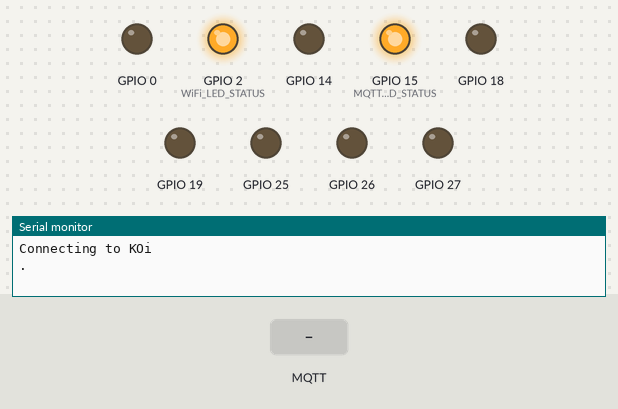
Simulated run of this sketch. Board: ESP32. Shown: output pins drawn as LEDs (lit = HIGH), the last lines printed to the serial monitor. Inputs (shaded band) come from the test bench. WiFi joins after 1.5 s; servers stay silent unless stated; EEPROM starts erased; no MQTT or app messages arrive unless stated.

Above: at 0.4 s.
At 2.1 s:
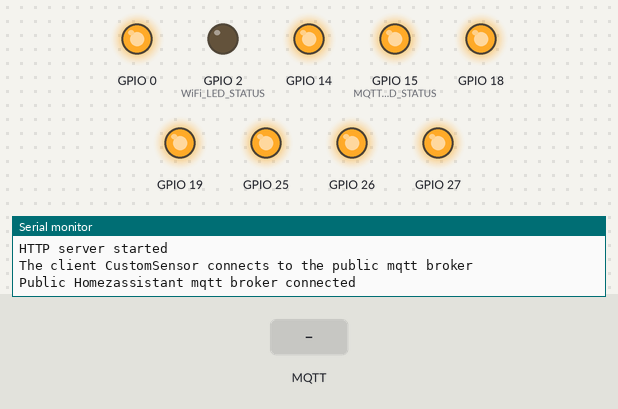
At 3.2 s:
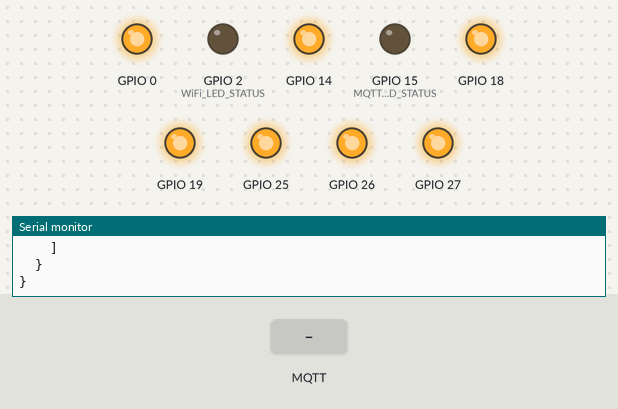
3.3 s: MQTT message "online" arrives on the first subscribed topic
4.8 s: MQTT message "online" arrives on the second subscribed topic
6.3 s: MQTT message "control/relays" arrives on the second subscribed topic
Timing chart, 0 to 9.3 s (numbered marks = the images above; inputs shaded):
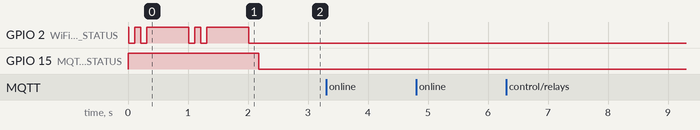

The sketch:

ESP32-A_with_OTA_Version2.ino
```cpp
/**
    ESP32-A With OTA version 2
    date time : Tue 30 May 2023
**/
#include <WiFi.h>
#include <AsyncTCP.h>
#include <ESPAsyncWebServer.h>
#include <AsyncElegantOTA.h>
#include <OneWire.h>
#include <DallasTemperature.h>
#include <PubSubClient.h>
#include <Wire.h>
#include <DHT.h> //https://www.arduinolibraries.info/libraries/dht-sensor-library
#include <LiquidCrystal_I2C.h>
#include <ArduinoJson.h>
#include "DFRobot_ESP_EC.h"   //https://github.com/GreenPonik/DFRobot_ESP_EC_BY_GREENPONIK.git
#include "DFRobot_ESP_PH.h"
#include "Adafruit_ADS1015.h" //https://github.com/GreenPonik/Adafruit_ADS1X15.git
#include "EEPROM.h"

#define WiFi_LED_STATUS 2
#define MQTT_LED_STATUS 15
#define ONE_WIRE_BUS 23                                /* <-- ESP32 pin GIOP05 connected to DS18B20 Temperature sensor */
#define PH_PIN 35                                      /* <-- ESP32 pin GIOP34 connected to pH sensor */
#define DHT_SENSOR_PIN  4                              /* <-- ESP32 pin GIOP33 connected to DHT22 sensor */
#define DHT_SENSOR_TYPE DHT22

const char* ssid = "KOi";
const char* password = "13062544";
const char *mqtt_broker = "192.168.0.28";
const char *mqtt_username = "mqtt_user";
const char *mqtt_password = "myfarm";
const int mqtt_port = 1883;

WiFiClient espClient_A;
PubSubClient client(espClient_A);
OneWire oneWire(ONE_WIRE_BUS);
DallasTemperature sensors(&oneWire);                  /* <-- Pass our oneWire reference to Dallas DS18B20 Temperature sensor */
DHT dht_sensor(DHT_SENSOR_PIN, DHT_SENSOR_TYPE);
DFRobot_ESP_PH ph;
DFRobot_ESP_EC ec;                                    /* <-- Pass our oneWire reference to EC SENSORS sensor */
Adafruit_ADS1115 ads;                                 /* <-- ADS1115 */
AsyncWebServer server(80);

/* Variable used for MQTT Discovery */
bool g_InitSystem = true;
const char* g_deviceModel = "ESP32Device";                    // Hardware Model
const char* g_swVersion = "2.0";                              // Firmware Version
const char* g_manufacturer = "Vigasan";                       // Manufacturer Name
String g_deviceName = "CustomSensor";                         // Device Name
String g_mqttStatusTopic = "esp32iotsensor/" + g_deviceName;  // MQTT Topic
String g_UniqueId;
bool g_SendMqttData = false;
int g_mqttCounterConn = 0;


unsigned long previousMillis = 0;
const unsigned long interval = 15000; // 60 seconds interval

// Relays
int relayPins[2][8]
{
  {14, 26, 27, 25},                               // 4 Chan Relay Board0: [0]= RELAY CH1, [1]= RELAY CH2 [2]= RELAY CH3 [3]= RELAY CH4
  {18, 19}                                        // 2 Chan Relay Board1: [0]= RELAY CH1, [1]= RELAY CH2
};

struct SensorDataConfig {
  bool enableDHT22;
  bool enableDS18B20;
  bool enableECSensor;
  bool enablePHSensor;

  // Sensor values
  float dht22Temperature;
  float dht22Humidity;
  float ds18b20Temperature;
  float ecSensorValue;
  float pHSensorValue;

  // Sensor status
  bool dht22Status;
  bool ds18b20Status;
  bool ecSensorStatus;
  bool pHSensorStatus;

};
SensorDataConfig sensorData;

#define ESPADC 4096.0   //the esp Analog Digital Convertion value
#define ESPVOLTAGE 3300 //the esp voltage supply value
float ecVoltage, ecValue, phVoltage, phValue, temperature = 25;
/**
  Read Serial to launch PH or EC listener
*/
unsigned long last[] = {0, 0, 0, 0, 0, 0, 0, 0, 0, 0};
bool calibrationIsRunning = false;

int i = 0;
bool readSerial(char result[])
{
  while (Serial.available() > 0)
  {
    char inChar = Serial.read();
    if (inChar == '\n')
    {
      result[i] = '\0';
      Serial.flush();
      i = 0;
      return true;
    }
    if (inChar != '\r')
    {
      result[i] = inChar;
      i++;
    }
    delay(1);
  }
  return false;
}


void blinkLED(int pin) {
  int ledSequence[] = {0, 1, 0, 1, 1, 1, 1, 1, 1, 1};
  const int LED_SEQUENCE_LENGTH = sizeof(ledSequence) / sizeof(ledSequence[0]);
  int timedelay = 100;  // Define the delay between blinks in milliseconds

  for (int i = 0; i < LED_SEQUENCE_LENGTH; i++) {
    digitalWrite(pin, ledSequence[i]);
    delay(timedelay);
  }
}

void connectToWiFi() {
  byte mac[6];
  delay(10);
  // We start by connecting to a WiFi network
  Serial.println();
  Serial.print("Connecting to ");
  Serial.println(ssid);
  WiFi.mode(WIFI_STA);
  WiFi.begin(ssid, password);
  while (WiFi.status() != WL_CONNECTED) {
    Serial.print(".");
    blinkLED(WiFi_LED_STATUS);
  }

  digitalWrite(WiFi_LED_STATUS, LOW);

  WiFi.macAddress(mac);
  g_UniqueId = String(mac[0], HEX) + String(mac[1], HEX) + String(mac[2], HEX) + String(mac[3], HEX) + String(mac[4], HEX) + String(mac[5], HEX);
  Serial.println(" ");
  Serial.print("Unique ID: ");
  Serial.println(g_UniqueId);
  Serial.println("");
  Serial.println("WiFi connected");
  Serial.println("IP address: ");
  Serial.println(WiFi.localIP());

  server.on("/", HTTP_GET, [](AsyncWebServerRequest * request) {
    request->send(200, "text/plain", "Hi! I am ESP32-B");
  });

  AsyncElegantOTA.begin(&server);    // Start ElegantOTA
  server.begin();
  Serial.println("HTTP server started");
}

void connectToMQTTBroker() {
  byte mqttFailCount = 0;
  byte tooManyFailures = 10;
  // Loop until we're reconnected
  while (!client.connected()) {
    if (mqttFailCount <= tooManyFailures) {
      String client_id = "esp32-B-client-";
      client_id += String(WiFi.macAddress());
      Serial.printf("The client %s connects to the public mqtt broker\n", g_deviceName.c_str());
      if (client.connect(client_id.c_str(), mqtt_username, mqtt_password)) {
        Serial.println("Public Homezassistant mqtt broker connected");
        // Subscribe
        client.subscribe("homeassistant/status");
        client.subscribe("control/relays");

        delay(100);
        /* After connect to MQTT Brocker */
        digitalWrite(MQTT_LED_STATUS, LOW);

      } else {
        blinkLED(MQTT_LED_STATUS);
        mqttFailCount ++;
        Serial.print("Failed. Count = ");
        Serial.println(mqttFailCount);
        Serial.println("...trying again in 5 seconds");
        // Wait 5 seconds before retrying
        delay(5000);
      }
    }
  }
}

void triggerRelay(int boardNumber, int relayNumber, int relayTrigger)
{
  char buff[50];
  char relayfeedback[10];
  sprintf(buff, "Triggering board#:%d, relay#:%d, state: %d", boardNumber, relayNumber, relayTrigger);
  sprintf(relayfeedback, "%d:%d:%d", boardNumber, relayNumber, relayTrigger);
  Serial.println(buff);
  if (relayTrigger == 1)
  {
    digitalWrite(relayPins[boardNumber][relayNumber], LOW); // Turn relay ON
    client.publish("feedback/relays", relayfeedback);

    Serial.println(relayPins[boardNumber][relayNumber]);
  }
  else if (relayTrigger == 0)
  {
    digitalWrite(relayPins[boardNumber][relayNumber], HIGH); // Turn relay OFF
    client.publish("feedback/relays", relayfeedback);

    Serial.println(relayPins[boardNumber][relayNumber]);
  }
}

void MqttReceiverCallback(char* topic, byte * payload, unsigned int length) {
  Serial.print("Message arrived on topic: ");
  Serial.print(topic);
  Serial.print(". Message: ");
  char payloadStr[length + 1];              // Create a char array that's 1 byte longer than the incoming payload to copy it to and make room for the null terminator so it can be treated as string.
  memcpy(payloadStr, payload, length);
  payloadStr[length + 1] = '\0';


  if (String(topic) == String("homeassistant/status"))
  {
    if (payloadStr == "online")
      MqttHomeAssistantDiscovery();
  }

  /***************** CALLBACK: 4-Channel Relay Board (In Control Box) *****************/

  if (String(topic) == "control/relays") // Incoming message format will be <BOARD#>:<RELAY#>:<STATE>. STATE is "1" for on, "0" for off. Example payload: "1:1:0" = on board 1, turn relay 1 ON.
  {
    //    Serial.print("<Relay:");               // Print this command to the Mega since it handles the relays.
    Serial.println(payloadStr);
    //    Serial.println('>');
  }

  int boardNumber;
  int relayNumber;
  int relayPower;
  char* strtokIndx;
  char buff[20];
  char delimiter[] = ":";

  strtokIndx = strtok(payloadStr, delimiter);
  if (strtokIndx != NULL) {
    boardNumber = atoi(strtokIndx);
    strtokIndx = strtok(NULL, delimiter);
    relayNumber = atoi(strtokIndx);
    strtokIndx = strtok(NULL, delimiter);
    relayPower = atoi(strtokIndx);
  }

  triggerRelay(boardNumber, relayNumber, relayPower);

  sprintf(buff, "<Relay FB:%d:%d:%d>", boardNumber, relayNumber, relayPower);
  Serial.println(buff);
}


void MqttHomeAssistantDiscovery() {

  String discoveryTopic;
  String payload;
  String strPayload;

  if (client.connected()) {

    Serial.println("SEND HOME ASSISTANT DISCOVERY!!!");
    StaticJsonDocument<600> payload;
    JsonObject device;
    JsonArray identifiers;

    /*********************************************************************************************

       Air Temperature [DHT22 SENSOR]

    *********************************************************************************************/
    discoveryTopic = "homeassistant/sensor/esp32iotsensor/" + g_deviceName + "_airtemp" + "/config";

    payload["name"] = g_deviceName + ".airtemp";
    payload["uniq_id"] = g_UniqueId + "_airtemp";
    payload["stat_t"] = g_mqttStatusTopic;
    payload["dev_cla"] = "airtemperature";
    payload["val_tpl"] = "{{ value_json.airtemp | is_defined }}";
    payload["unit_of_meas"] = "°C";
    device = payload.createNestedObject("device");
    device["name"] = g_deviceName;
    device["model"] = g_deviceModel;
    device["sw_version"] = g_swVersion;
    device["manufacturer"] = g_manufacturer;
    identifiers = device.createNestedArray("identifiers");
    identifiers.add(g_UniqueId);

    serializeJsonPretty(payload, Serial);
    Serial.println(" ");
    serializeJson(payload, strPayload);

    client.publish(discoveryTopic.c_str(), strPayload.c_str());

    /*********************************************************************************************

       Air Humidity [DHT22 SENSOR]

     *********************************************************************************************/
    payload.clear();
    device.clear();
    identifiers.clear();
    strPayload.clear();

    discoveryTopic = "homeassistant/sensor/esp32iotsensor/" + g_deviceName + "_airhum" + "/config";

    payload["name"] = g_deviceName + ".airhum";
    payload["uniq_id"] = g_UniqueId + "_airhum";
    payload["stat_t"] = g_mqttStatusTopic;
    payload["dev_cla"] = "airhumidity";
    payload["val_tpl"] = "{{ value_json.airhum | is_defined }}";
    payload["unit_of_meas"] = "%";
    device = payload.createNestedObject("device");
    device["name"] = g_deviceName;
    device["model"] = g_deviceModel;
    device["sw_version"] = g_swVersion;
    device["manufacturer"] = g_manufacturer;
    identifiers = device.createNestedArray("identifiers");
    identifiers.add(g_UniqueId);

    serializeJsonPretty(payload, Serial);
    Serial.println(" ");
    serializeJson(payload, strPayload);

    client.publish(discoveryTopic.c_str(), strPayload.c_str());

    /*********************************************************************************************

       Water Temperature

     *********************************************************************************************/
    payload.clear();
    device.clear();
    identifiers.clear();
    strPayload.clear();

    discoveryTopic = "homeassistant/sensor/esp32iotsensor/" + g_deviceName + "_watertemp" + "/config";

    payload["name"] = g_deviceName + ".watertemp";
    payload["uniq_id"] = g_UniqueId + "_watertemp";
    payload["stat_t"] = g_mqttStatusTopic;
    payload["dev_cla"] = "watertemperature";
    payload["val_tpl"] = "{{ value_json.watertemp | is_defined }}";
    payload["unit_of_meas"] = "°C";
    device = payload.createNestedObject("device");
    device["name"] = g_deviceName;
    device["model"] = g_deviceModel;
    device["sw_version"] = g_swVersion;
    device["manufacturer"] = g_manufacturer;
    identifiers = device.createNestedArray("identifiers");
    identifiers.add(g_UniqueId);

    serializeJsonPretty(payload, Serial);
    Serial.println(" ");
    serializeJson(payload, strPayload);

    client.publish(discoveryTopic.c_str(), strPayload.c_str());

    /*********************************************************************************************

       pH SENSOR

     *********************************************************************************************/
    payload.clear();
    device.clear();
    identifiers.clear();
    strPayload.clear();

    discoveryTopic = "homeassistant/sensor/esp32iotsensor/" + g_deviceName + "_waterph" + "/config";

    payload["name"] = g_deviceName + ".waterph";
    payload["uniq_id"] = g_UniqueId + "_waterph";
    payload["stat_t"] = g_mqttStatusTopic;
    payload["dev_cla"] = "phsonsor";
    payload["val_tpl"] = "{{ value_json.waterph | is_defined }}";
    device = payload.createNestedObject("device");
    device["name"] = g_deviceName;
    device["model"] = g_deviceModel;
    device["sw_version"] = g_swVersion;
    device["manufacturer"] = g_manufacturer;
    identifiers = device.createNestedArray("identifiers");
    identifiers.add(g_UniqueId);

    serializeJsonPretty(payload, Serial);
    Serial.println(" ");
    serializeJson(payload, strPayload);

    client.publish(discoveryTopic.c_str(), strPayload.c_str());

    /*********************************************************************************************

           EC SENSOR

     *********************************************************************************************/
    payload.clear();
    device.clear();
    identifiers.clear();
    strPayload.clear();

    discoveryTopic = "homeassistant/sensor/esp32iotsensor/" + g_deviceName + "_waterec" + "/config";

    payload["name"] = g_deviceName + ".waterec";
    payload["uniq_id"] = g_UniqueId + "_waterec";
    payload["stat_t"] = g_mqttStatusTopic;
    payload["dev_cla"] = "ecsonsor";
    payload["val_tpl"] = "{{ value_json.waterec | is_defined }}";
    device = payload.createNestedObject("device");
    device["name"] = g_deviceName;
    device["model"] = g_deviceModel;
    device["sw_version"] = g_swVersion;
    device["manufacturer"] = g_manufacturer;
    identifiers = device.createNestedArray("identifiers");
    identifiers.add(g_UniqueId);

    serializeJsonPretty(payload, Serial);
    Serial.println(" ");
    serializeJson(payload, strPayload);

    client.publish(discoveryTopic.c_str(), strPayload.c_str());


  }
}

void getWaterTemperature() {

  sensors.requestTemperatures();
  float waterTempCelsius = sensors.getTempCByIndex(0);
  float waterTempFahrenheit = sensors.toFahrenheit(waterTempCelsius);

  if (waterTempCelsius == -127) {
    Serial.println("Error reading water temperature");
    sensorData.ds18b20Temperature = 0;
    sensorData.ds18b20Status = false;

  } else {
    Serial.print("Water temperature: ");
    Serial.print(waterTempCelsius);
    Serial.println(" C");
    sensorData.ds18b20Temperature = waterTempCelsius;
    sensorData.ds18b20Status = true;
  }
}

void getAirTempAndHumi() {

  float tempC = dht_sensor.readTemperature();
  float humi = dht_sensor.readHumidity();

  if (isnan(tempC) || isnan(humi)) {
    Serial.println("Error reading air temperature and humidity");
    sensorData.dht22Temperature = 0;
    sensorData.dht22Humidity = 0;
    sensorData.dht22Status = false;
  } else {
    Serial.print("Air temperature: ");
    Serial.print(tempC);
    Serial.println(" C");
    Serial.print("Air humidity: ");
    Serial.print(humi);
    Serial.println(" %");

    sensorData.dht22Temperature = tempC;
    sensorData.dht22Humidity = humi;
    sensorData.dht22Status = true;
  }
}

void getpH() {

  //phVoltage = rawPinValue / esp32ADC * esp32Vin
  phVoltage = ((analogRead(PH_PIN) / ESPADC * ESPVOLTAGE) / 2528.9795) * 1500; // read the voltage

  temperature = sensorData.ds18b20Temperature;  // read your temperature sensor to execute temperature compensation

  phValue = ph.readPH(phVoltage, temperature) + 2.95; // convert voltage to pH with temperature compensation

  if (phValue < 0 || phValue > 14) {
    Serial.println("Error reading pH value");
    sensorData.pHSensorValue = 0;
    sensorData.pHSensorStatus = false;
  } else {
    Serial.print("pH: ");
    Serial.print(phValue);
    Serial.println(" pH");

    sensorData.pHSensorValue = phValue;
    sensorData.pHSensorStatus = true;
  }
}

void getEC() {

  temperature = sensorData.ds18b20Temperature;  // read your temperature sensor to execute temperature compensation

  ecVoltage = ads.readADC_SingleEnded(0) / 10;
  ecValue = ec.readEC(ecVoltage, temperature); // convert voltage to EC with temperature compensation

  if (ecValue < 0 || ecValue > 14) {

    sensorData.ecSensorValue = 0;
    sensorData.ecSensorStatus = false;

    Serial.print("EC: ");
    Serial.print("0");
    Serial.println(" ms/cm");
  } else {
    sensorData.ecSensorValue = ecValue;
    sensorData.ecSensorStatus = true;

    Serial.print("EC: ");
    Serial.print(ecValue, 4);
    Serial.println(" ms/cm");
  }
}

void setup() {
  // Initialize Serial communication
  Serial.begin(115200);  // Set the baud rate to match your Serial Monitor


  // Configure LED pins as outputs
  pinMode(WiFi_LED_STATUS, OUTPUT);
  pinMode(MQTT_LED_STATUS, OUTPUT);
  digitalWrite(WiFi_LED_STATUS, HIGH);
  digitalWrite(MQTT_LED_STATUS, HIGH);

  connectToWiFi();

  client.setServer(mqtt_broker, mqtt_port);
  client.setCallback(MqttReceiverCallback);

  for (int i = 0; i < 2; i++) {
    for (int j = 0; j < sizeof(relayPins[i]) / sizeof(relayPins[i][0]); j++) {
      pinMode(relayPins[i][j], OUTPUT);
      digitalWrite(relayPins[i][j], HIGH);
    }
  }

  EEPROM.begin(32);//needed EEPROM.begin to store calibration k in eeprom
  ec.begin();
  ph.begin();

  ads.setGain(GAIN_ONE);
  ads.begin();

  sensors.begin();
  dht_sensor.begin();

  // Set the enable flags for the sensors based on your requirements
  sensorData.enableDHT22 = true;
  sensorData.enableDS18B20 = true;
  sensorData.enableECSensor = true;
  sensorData.enablePHSensor = true;

}

void loop() {
  // Check if the interval has passed
  static unsigned long timepoint = millis();
  static const unsigned long interval = 60000U; // 60 seconds

  if (!client.connected()) {
    connectToMQTTBroker();
  }
  client.loop();

  if (g_InitSystem) {
    delay(100);
    g_InitSystem = false;
    Serial.println("INIT SYSTEM...");
    MqttHomeAssistantDiscovery(); // Send Discovery Data
  }

  unsigned long currentTime = millis();

  if (currentTime - timepoint > interval) {
    if (sensorData.enableDHT22) {
      getAirTempAndHumi();
    }

    if (sensorData.enableDS18B20) {
      getWaterTemperature();
    }

    if (sensorData.enablePHSensor) {
      getpH();
    }

    if (sensorData.enableECSensor) {
      getEC();
    }

    // Perform any additional operations with the sensor data

    StaticJsonDocument<200> payload;
    payload["airTemp_status"] = sensorData.dht22Status;
    payload["airtemp"] = sensorData.dht22Temperature;
    payload["airHumi_status"] = sensorData.dht22Status;
    payload["airhum"] = sensorData.dht22Humidity;
    payload["waterTemp_status"] = sensorData.ds18b20Status;
    payload["watertemp"] = sensorData.ds18b20Temperature;
    payload["pHvalue_status"] = sensorData.pHSensorStatus;
    payload["waterph"] = sensorData.pHSensorValue;
    payload["ecvalue_status"] = sensorData.ecSensorStatus;
    payload["waterec"] = sensorData.ecSensorValue;

    String strPayload;
    serializeJson(payload, strPayload);

    if (client.connected()) {
      client.publish(g_mqttStatusTopic.c_str(), strPayload.c_str());
      Serial.println("MQTT: Send Data!!!");
      Serial.println();
      Serial.println();
      g_SendMqttData = false;
    }

    timepoint = currentTime; // Update the timepoint
  }
}
```
